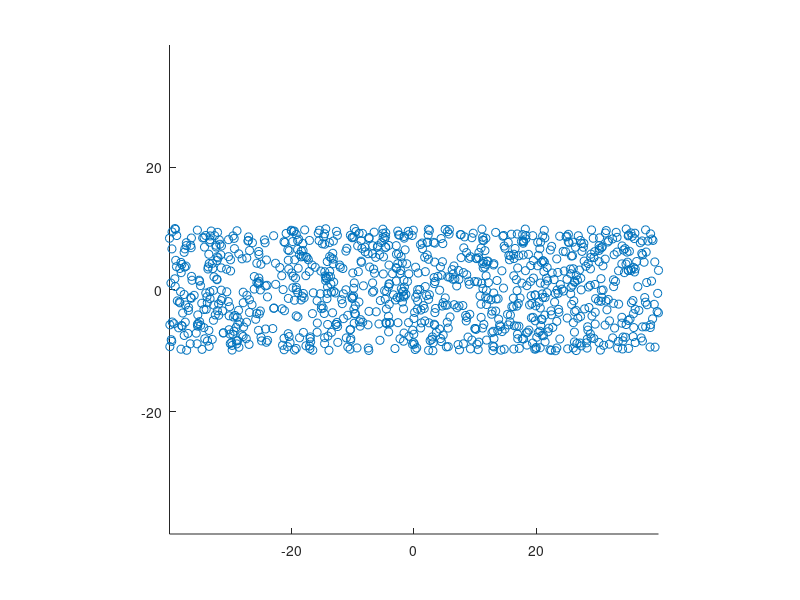
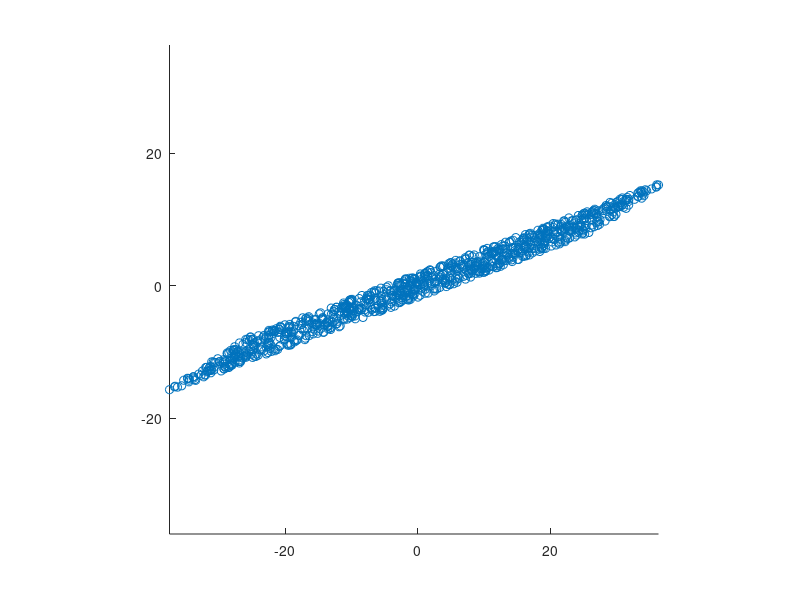
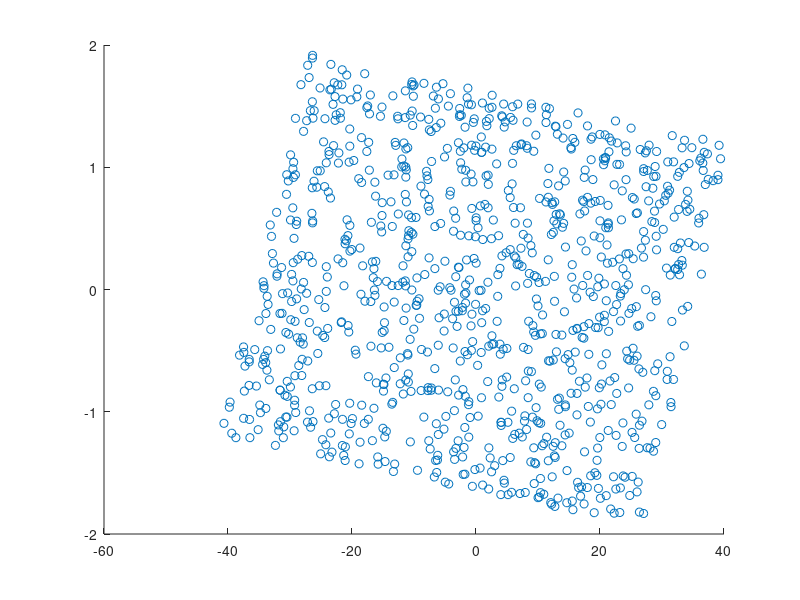

Recreate these plots in MATLAB, in order. (Note: this script raises an error after producing the figures.)
clear; close all;

% Signal specification
p1_limit = [- 40 40];
p2_limit = [-10 10];
N = 1000;

% Generation
p1 = unifrnd(p1_limit(1), p1_limit(2), 1, N);
p2 = unifrnd(p2_limit(1), p2_limit(2), 1, N);

% Mixing
source = [p1;p2];
A = [0.8 0.3;
     0.6 0.4];
mixed = A' * source;

% Plot original signal
figure;
scatter(p1, p2);

xlim([min(min(source)) max(max(source))]);
ylim([min(min(source)) max(max(source))]);
daspect([1 1 1])

% Plot mixed
figure;
scatter(mixed(1, :), mixed(2, :));

xlim([min(min(mixed)) max(max(mixed))]);
ylim([min(min(mixed)) max(max(mixed))]);
daspect([1 1 1])



% PCA
Coeff = pca(mixed', 'Algorithm','eig');

% Plot transformed
figure;
processed_source = Coeff' * mixed; % (mixed' * Coeff')'
scatter(processed_source(1,:), processed_source(2,:));
hold on;

% Print stuff
fprintf('source var.: %.2f %.2f\n', ...
        var(source(1, :)), var(source(2, :)));
fprintf('mixed var.: %.2f %.2f\n', ...
        var(mixed(1, :)), var(mixed(2, :)));
fprintf('transformed var.: %.5f %.5f\n', ...
        var(processed_source(1, :)), var(processed_source(2, :)));    

% PCA
[processed_source, W, E] = PCA(mixed, false);

% Plot transformed
processed_source = W' * processed_source;
scatter(processed_source(1,:), processed_source(2,:));

% Print stuff
fprintf('source var.: %.2f %.2f\n', ...
        var(source(1, :)), var(source(2, :)));
fprintf('mixed var.: %.2f %.2f\n', ...
        var(mixed(1, :)), var(mixed(2, :)));
fprintf('transformed var.: %.5f %.5f\n', ...
        var(processed_source(1, :)), var(processed_source(2, :)));    

xlim([min(min(processed_source)) max(max(processed_source))]);
ylim([min(min(processed_source)) max(max(processed_source))]);
daspect([1 1 1])
